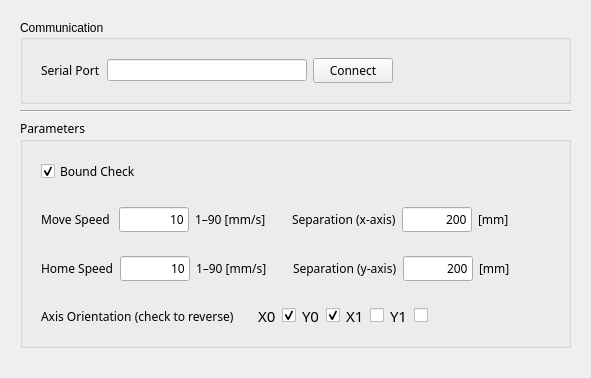
      <widget class="QWidget" name="setupTab">
       <attribute name="title">
        <string>Device Setup</string>
       </attribute>
       <layout class="QVBoxLayout" name="verticalLayout_2">
        <item>
         <widget class="QWidget" name="widget_9" native="true">
          <property name="sizePolicy">
           <sizepolicy hsizetype="Preferred" vsizetype="Minimum">
            <horstretch>0</horstretch>
            <verstretch>0</verstretch>
           </sizepolicy>
          </property>
          <layout class="QVBoxLayout" name="verticalLayout_6">
           <item>
            <widget class="QGroupBox" name="commGroupBox">
             <property name="title">
              <string>Communication</string>
             </property>
             <layout class="QVBoxLayout" name="verticalLayout_4">
              <item>
               <widget class="QWidget" name="widget" native="true">
                <layout class="QHBoxLayout" name="horizontalLayout_2">
                 <item>
                  <widget class="QLabel" name="label">
                   <property name="font">
                    <font>
                     <family>Sans Serif</family>
                    </font>
                   </property>
                   <property name="text">
                    <string>Serial Port</string>
                   </property>
                  </widget>
                 </item>
                 <item>
                  <widget class="QLineEdit" name="portLineEdit">
                   <property name="sizePolicy">
                    <sizepolicy hsizetype="Expanding" vsizetype="Fixed">
                     <horstretch>0</horstretch>
                     <verstretch>0</verstretch>
                    </sizepolicy>
                   </property>
                   <property name="minimumSize">
                    <size>
                     <width>200</width>
                     <height>0</height>
                    </size>
                   </property>
                   <property name="maximumSize">
                    <size>
                     <width>400</width>
                     <height>16777215</height>
                    </size>
                   </property>
                   <property name="focusPolicy">
                    <enum>Qt::ClickFocus</enum>
                   </property>
                  </widget>
                 </item>
                 <item>
                  <widget class="QPushButton" name="connectPushButton">
                   <property name="font">
                    <font>
                     <family>Sans Serif</family>
                    </font>
                   </property>
                   <property name="text">
                    <string>Connect</string>
                   </property>
                  </widget>
                 </item>
                 <item>
                  <spacer name="horizontalSpacer_2">
                   <property name="orientation">
                    <enum>Qt::Horizontal</enum>
                   </property>
                   <property name="sizeHint" stdset="0">
                    <size>
                     <width>40</width>
                     <height>20</height>
                    </size>
                   </property>
                  </spacer>
                 </item>
                </layout>
               </widget>
              </item>
             </layout>
            </widget>
           </item>
           <item>
            <widget class="Line" name="line">
             <property name="orientation">
              <enum>Qt::Horizontal</enum>
             </property>
            </widget>
           </item>
           <item>
            <widget class="QGroupBox" name="paramGroupBox">
             <property name="sizePolicy">
              <sizepolicy hsizetype="Preferred" vsizetype="Minimum">
               <horstretch>0</horstretch>
               <verstretch>0</verstretch>
              </sizepolicy>
             </property>
             <property name="font">
              <font>
               <family>Sans Serif</family>
              </font>
             </property>
             <property name="title">
              <string>Parameters</string>
             </property>
             <layout class="QVBoxLayout" name="verticalLayout_3">
              <item>
               <widget class="QWidget" name="widget_2" native="true">
                <layout class="QHBoxLayout" name="horizontalLayout_10">
                 <item>
                  <widget class="QCheckBox" name="boundsCheckBox">
                   <property name="sizePolicy">
                    <sizepolicy hsizetype="Preferred" vsizetype="Fixed">
                     <horstretch>0</horstretch>
                     <verstretch>0</verstretch>
                    </sizepolicy>
                   </property>
                   <property name="text">
                    <string>Bound Check</string>
                   </property>
                   <property name="checked">
                    <bool>true</bool>
                   </property>
                  </widget>
                 </item>
                 <item>
                  <spacer name="horizontalSpacer_6">
                   <property name="orientation">
                    <enum>Qt::Horizontal</enum>
                   </property>
                   <property name="sizeHint" stdset="0">
                    <size>
                     <width>40</width>
                     <height>20</height>
                    </size>
                   </property>
                  </spacer>
                 </item>
                </layout>
               </widget>
              </item>
              <item>
               <widget class="QWidget" name="widget_3" native="true">
                <property name="sizePolicy">
                 <sizepolicy hsizetype="Preferred" vsizetype="Fixed">
                  <horstretch>0</horstretch>
                  <verstretch>0</verstretch>
                 </sizepolicy>
                </property>
                <layout class="QHBoxLayout" name="horizontalLayout_15">
                 <item>
                  <widget class="QLabel" name="label_2">
                   <property name="sizePolicy">
                    <sizepolicy hsizetype="Preferred" vsizetype="Preferred">
                     <horstretch>0</horstretch>
                     <verstretch>0</verstretch>
                    </sizepolicy>
                   </property>
                   <property name="font">
                    <font>
                     <family>Sans Serif</family>
                    </font>
                   </property>
                   <property name="text">
                    <string>Move Speed </string>
                   </property>
                  </widget>
                 </item>
                 <item>
                  <widget class="QLineEdit" name="moveSpeedLineEdit">
                   <property name="sizePolicy">
                    <sizepolicy hsizetype="Fixed" vsizetype="Fixed">
                     <horstretch>0</horstretch>
                     <verstretch>0</verstretch>
                    </sizepolicy>
                   </property>
                   <property name="minimumSize">
                    <size>
                     <width>70</width>
                     <height>0</height>
                    </size>
                   </property>
                   <property name="maximumSize">
                    <size>
                     <width>70</width>
                     <height>16777215</height>
                    </size>
                   </property>
                   <property name="font">
                    <font>
                     <family>Sans Serif</family>
                    </font>
                   </property>
                   <property name="text">
                    <string>10</string>
                   </property>
                   <property name="alignment">
                    <set>Qt::AlignRight|Qt::AlignTrailing|Qt::AlignVCenter</set>
                   </property>
                  </widget>
                 </item>
                 <item>
                  <widget class="QLabel" name="label_5">
                   <property name="sizePolicy">
                    <sizepolicy hsizetype="Fixed" vsizetype="Preferred">
                     <horstretch>0</horstretch>
                     <verstretch>0</verstretch>
                    </sizepolicy>
                   </property>
                   <property name="font">
                    <font>
                     <family>Sans Serif</family>
                    </font>
                   </property>
                   <property name="text">
                    <string>1&amp;ndash;90 [mm/s]</string>
                   </property>
                   <property name="textFormat">
                    <enum>Qt::RichText</enum>
                   </property>
                  </widget>
                 </item>
                 <item>
                  <spacer name="horizontalSpacer_15">
                   <property name="orientation">
                    <enum>Qt::Horizontal</enum>
                   </property>
                   <property name="sizeType">
                    <enum>QSizePolicy::Fixed</enum>
                   </property>
                   <property name="sizeHint" stdset="0">
                    <size>
                     <width>20</width>
                     <height>20</height>
                    </size>
                   </property>
                  </spacer>
                 </item>
                 <item>
                  <widget class="QLabel" name="label_3">
                   <property name="font">
                    <font>
                     <family>Sans Serif</family>
                    </font>
                   </property>
                   <property name="text">
                    <string>Separation (x-axis)</string>
                   </property>
                  </widget>
                 </item>
                 <item>
                  <widget class="QLineEdit" name="xSepLineEdit">
                   <property name="sizePolicy">
                    <sizepolicy hsizetype="Fixed" vsizetype="Fixed">
                     <horstretch>0</horstretch>
                     <verstretch>0</verstretch>
                    </sizepolicy>
                   </property>
                   <property name="minimumSize">
                    <size>
                     <width>70</width>
                     <height>0</height>
                    </size>
                   </property>
                   <property name="maximumSize">
                    <size>
                     <width>70</width>
                     <height>16777215</height>
                    </size>
                   </property>
                   <property name="font">
                    <font>
                     <family>Sans Serif</family>
                    </font>
                   </property>
                   <property name="text">
                    <string>200</string>
                   </property>
                   <property name="alignment">
                    <set>Qt::AlignRight|Qt::AlignTrailing|Qt::AlignVCenter</set>
                   </property>
                  </widget>
                 </item>
                 <item>
                  <widget class="QLabel" name="label_7">
                   <property name="font">
                    <font>
                     <family>Sans Serif</family>
                    </font>
                   </property>
                   <property name="text">
                    <string>[mm]</string>
                   </property>
                   <property name="textFormat">
                    <enum>Qt::RichText</enum>
                   </property>
                  </widget>
                 </item>
                 <item>
                  <spacer name="horizontalSpacer_3">
                   <property name="orientation">
                    <enum>Qt::Horizontal</enum>
                   </property>
                   <property name="sizeHint" stdset="0">
                    <size>
                     <width>40</width>
                     <height>20</height>
                    </size>
                   </property>
                  </spacer>
                 </item>
                </layout>
               </widget>
              </item>
              <item>
               <widget class="QWidget" name="widget_4" native="true">
                <property name="sizePolicy">
                 <sizepolicy hsizetype="Preferred" vsizetype="Fixed">
                  <horstretch>0</horstretch>
                  <verstretch>0</verstretch>
                 </sizepolicy>
                </property>
                <layout class="QHBoxLayout" name="horizontalLayout_16">
                 <item>
                  <widget class="QLabel" name="label_6">
                   <property name="sizePolicy">
                    <sizepolicy hsizetype="Preferred" vsizetype="Preferred">
                     <horstretch>0</horstretch>
                     <verstretch>0</verstretch>
                    </sizepolicy>
                   </property>
                   <property name="font">
                    <font>
                     <family>Sans Serif</family>
                    </font>
                   </property>
                   <property name="text">
                    <string>Home Speed</string>
                   </property>
                  </widget>
                 </item>
                 <item>
                  <widget class="QLineEdit" name="homeSpeedLineEdit">
                   <property name="sizePolicy">
                    <sizepolicy hsizetype="Fixed" vsizetype="Fixed">
                     <horstretch>0</horstretch>
                     <verstretch>0</verstretch>
                    </sizepolicy>
                   </property>
                   <property name="minimumSize">
                    <size>
                     <width>70</width>
                     <height>0</height>
                    </size>
                   </property>
                   <property name="maximumSize">
                    <size>
                     <width>70</width>
                     <height>16777215</height>
                    </size>
                   </property>
                   <property name="font">
                    <font>
                     <family>Sans Serif</family>
                    </font>
                   </property>
                   <property name="text">
                    <string>10</string>
                   </property>
                   <property name="alignment">
                    <set>Qt::AlignRight|Qt::AlignTrailing|Qt::AlignVCenter</set>
                   </property>
                  </widget>
                 </item>
                 <item>
                  <widget class="QLabel" name="label_17">
                   <property name="font">
                    <font>
                     <family>Sans Serif</family>
                    </font>
                   </property>
                   <property name="text">
                    <string>1&amp;ndash;90 [mm/s]</string>
                   </property>
                   <property name="textFormat">
                    <enum>Qt::RichText</enum>
                   </property>
                  </widget>
                 </item>
                 <item>
                  <spacer name="horizontalSpacer_14">
                   <property name="orientation">
                    <enum>Qt::Horizontal</enum>
                   </property>
                   <property name="sizeType">
                    <enum>QSizePolicy::Fixed</enum>
                   </property>
                   <property name="sizeHint" stdset="0">
                    <size>
                     <width>20</width>
                     <height>20</height>
                    </size>
                   </property>
                  </spacer>
                 </item>
                 <item>
                  <widget class="QLabel" name="label_4">
                   <property name="font">
                    <font>
                     <family>Sans Serif</family>
                    </font>
                   </property>
                   <property name="text">
                    <string>Separation (y-axis)</string>
                   </property>
                  </widget>
                 </item>
                 <item>
                  <widget class="QLineEdit" name="ySepLineEdit">
                   <property name="sizePolicy">
                    <sizepolicy hsizetype="Fixed" vsizetype="Fixed">
                     <horstretch>0</horstretch>
                     <verstretch>0</verstretch>
                    </sizepolicy>
                   </property>
                   <property name="minimumSize">
                    <size>
                     <width>70</width>
                     <height>0</height>
                    </size>
                   </property>
                   <property name="maximumSize">
                    <size>
                     <width>70</width>
                     <height>16777215</height>
                    </size>
                   </property>
                   <property name="font">
                    <font>
                     <family>Sans Serif</family>
                    </font>
                   </property>
                   <property name="text">
                    <string>200</string>
                   </property>
                   <property name="alignment">
                    <set>Qt::AlignRight|Qt::AlignTrailing|Qt::AlignVCenter</set>
                   </property>
                  </widget>
                 </item>
                 <item>
                  <widget class="QLabel" name="label_15">
                   <property name="font">
                    <font>
                     <family>Sans Serif</family>
                    </font>
                   </property>
                   <property name="text">
                    <string>[mm]</string>
                   </property>
                   <property name="textFormat">
                    <enum>Qt::RichText</enum>
                   </property>
                  </widget>
                 </item>
                 <item>
                  <spacer name="horizontalSpacer_4">
                   <property name="orientation">
                    <enum>Qt::Horizontal</enum>
                   </property>
                   <property name="sizeHint" stdset="0">
                    <size>
                     <width>40</width>
                     <height>20</height>
                    </size>
                   </property>
                  </spacer>
                 </item>
                </layout>
               </widget>
              </item>
              <item>
               <widget class="QWidget" name="stepsWidget_6" native="true">
                <property name="sizePolicy">
                 <sizepolicy hsizetype="Preferred" vsizetype="Fixed">
                  <horstretch>0</horstretch>
                  <verstretch>0</verstretch>
                 </sizepolicy>
                </property>
                <layout class="QHBoxLayout" name="horizontalLayout_3">
                 <item>
                  <widget class="QLabel" name="label_8">
                   <property name="text">
                    <string>Axis Orientation (check to reverse) </string>
                   </property>
                  </widget>
                 </item>
                 <item>
                  <spacer name="horizontalSpacer_8">
                   <property name="orientation">
                    <enum>Qt::Horizontal</enum>
                   </property>
                   <property name="sizeType">
                    <enum>QSizePolicy::Fixed</enum>
                   </property>
                   <property name="sizeHint" stdset="0">
                    <size>
                     <width>15</width>
                     <height>20</height>
                    </size>
                   </property>
                  </spacer>
                 </item>
                 <item>
                  <widget class="QLabel" name="label_34">
                   <property name="font">
                    <font>
                     <family>Sans Serif</family>
                     <pointsize>11</pointsize>
                    </font>
                   </property>
                   <property name="text">
                    <string>X0</string>
                   </property>
                   <property name="textFormat">
                    <enum>Qt::PlainText</enum>
                   </property>
                  </widget>
                 </item>
                 <item>
                  <widget class="QCheckBox" name="orientCheckBox_0">
                   <property name="font">
                    <font>
                     <family>Sans Serif</family>
                    </font>
                   </property>
                   <property name="contextMenuPolicy">
                    <enum>Qt::NoContextMenu</enum>
                   </property>
                   <property name="text">
                    <string/>
                   </property>
                   <property name="checked">
                    <bool>true</bool>
                   </property>
                  </widget>
                 </item>
                 <item>
                  <widget class="QLabel" name="label_20">
                   <property name="font">
                    <font>
                     <family>Sans Serif</family>
                     <pointsize>11</pointsize>
                    </font>
                   </property>
                   <property name="text">
                    <string>Y0</string>
                   </property>
                   <property name="textFormat">
                    <enum>Qt::PlainText</enum>
                   </property>
                  </widget>
                 </item>
                 <item>
                  <widget class="QCheckBox" name="orientCheckBox_1">
                   <property name="font">
                    <font>
                     <family>Sans Serif</family>
                    </font>
                   </property>
                   <property name="text">
                    <string/>
                   </property>
                   <property name="checked">
                    <bool>true</bool>
                   </property>
                  </widget>
                 </item>
                 <item>
                  <widget class="QLabel" name="label_13">
                   <property name="font">
                    <font>
                     <family>Sans Serif</family>
                     <pointsize>11</pointsize>
                    </font>
                   </property>
                   <property name="text">
                    <string>X1</string>
                   </property>
                   <property name="textFormat">
                    <enum>Qt::PlainText</enum>
                   </property>
                  </widget>
                 </item>
                 <item>
                  <widget class="QCheckBox" name="orientCheckBox_2">
                   <property name="font">
                    <font>
                     <family>Sans Serif</family>
                    </font>
                   </property>
                   <property name="text">
                    <string/>
                   </property>
                  </widget>
                 </item>
                 <item>
                  <widget class="QLabel" name="label_21">
                   <property name="font">
                    <font>
                     <family>Sans Serif</family>
                     <pointsize>11</pointsize>
                    </font>
                   </property>
                   <property name="text">
                    <string>Y1</string>
                   </property>
                   <property name="textFormat">
                    <enum>Qt::PlainText</enum>
                   </property>
                  </widget>
                 </item>
                 <item>
                  <widget class="QCheckBox" name="orientCheckBox_3">
                   <property name="font">
                    <font>
                     <family>Sans Serif</family>
                    </font>
                   </property>
                   <property name="text">
                    <string/>
                   </property>
                  </widget>
                 </item>
                 <item>
                  <spacer name="horizontalSpacer_16">
                   <property name="orientation">
                    <enum>Qt::Horizontal</enum>
                   </property>
                   <property name="sizeHint" stdset="0">
                    <size>
                     <width>40</width>
                     <height>20</height>
                    </size>
                   </property>
                  </spacer>
                 </item>
                </layout>
               </widget>
              </item>
             </layout>
            </widget>
           </item>
           <item>
            <spacer name="verticalSpacer">
             <property name="orientation">
              <enum>Qt::Vertical</enum>
             </property>
             <property name="sizeHint" stdset="0">
              <size>
               <width>20</width>
               <height>10</height>
              </size>
             </property>
            </spacer>
           </item>
          </layout>
         </widget>
        </item>
       </layout>
      </widget>
